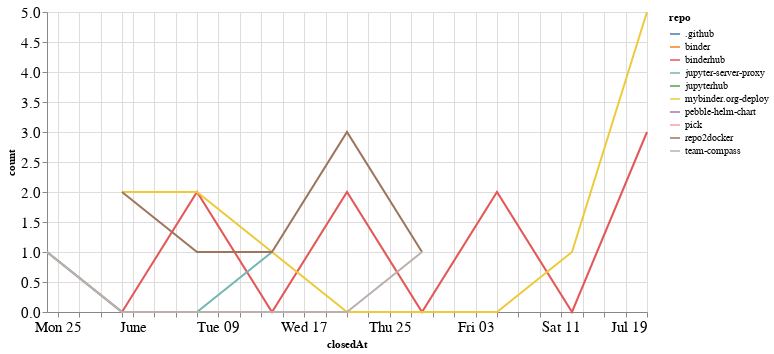

This figure's notebook cell:
### Code cell
closed_by_time = closed_by.groupby('repo').resample('W', on='closedAt').count()['author'].reset_index()
closed_by_time = closed_by_time.rename(columns={'author': 'count'})

alt.Chart(closed_by_time, width=600).mark_line().encode(
    x='closedAt',
    y='count',
    color='repo',
    tooltip="repo"
)

### Figure 1 — Vega-Lite specification as saved in the notebook (floating-point values rounded to 4 significant figures)
{"config": {"axisLeft": {"labelFontSize": 15}, "axisBottom": {"labelFontSize": 15}}, "data": {"name": "data-24071c31f52ebdd14e49de8cdfa20318"}, "mark": "line", "encoding": {"color": {"type": "nominal", "field": "repo"}, "tooltip": {"type": "nominal", "field": "repo"}, "x": {"type": "temporal", "field": "closedAt"}, "y": {"type": "quantitative", "field": "count"}}, "width": 600, "$schema": "https://vega.github.io/schema/vega-lite/v4.8.1.json", "datasets": {"data-24071c31f52ebdd14e49de8cdfa20318": [{"repo": ".github", "closedAt": "2020-05-24T00:00:00", "count": 1}, {"repo": "binder", "closedAt": "2020-06-21T00:00:00", "count": 1}, {"repo": "binderhub", "closedAt": "2020-05-24T00:00:00", "count": 1}, {"repo": "binderhub", "closedAt": "2020-05-31T00:00:00", "count": 0}, {"repo": "binderhub", "closedAt": "2020-06-07T00:00:00", "count": 2}, {"repo": "binderhub", "closedAt": "2020-06-14T00:00:00", "count": 0}, {"repo": "binderhub", "closedAt": "2020-06-21T00:00:00", "count": 2}, {"repo": "binderhub", "closedAt": "2020-06-28T00:00:00", "count": 0}, {"repo": "binderhub", "closedAt": "2020-07-05T00:00:00", "count": 2}, {"repo": "binderhub", "closedAt": "2020-07-12T00:00:00", "count": 0}, {"repo": "binderhub", "closedAt": "2020-07-19T00:00:00", "count": 3}, {"repo": "jupyter-server-proxy", "closedAt": "2020-05-24T00:00:00", "count": 1}, {"repo": "jupyter-server-proxy", "closedAt": "2020-05-31T00:00:00", "count": 0}, {"repo": "jupyter-server-proxy", "closedAt": "2020-06-07T00:00:00", "count": 0}, {"repo": "jupyter-server-proxy", "closedAt": "2020-06-14T00:00:00", "count": 1}, {"repo": "jupyterhub", "closedAt": "2020-06-07T00:00:00", "count": 1}, {"repo": "mybinder.org-deploy", "closedAt": "2020-05-31T00:00:00", "count": 2}, {"repo": "mybinder.org-deploy", "closedAt": "2020-06-07T00:00:00", "count": 2}, {"repo": "mybinder.org-deploy", "closedAt": "2020-06-14T00:00:00", "count": 1}, {"repo": "mybinder.org-deploy", "closedAt": "2020-06-21T00:00:00", "count": 0}, {"repo": "mybinder.org-deploy", "closedAt": "2020-06-28T00:00:00", "count": 0}, {"repo": "mybinder.org-deploy", "closedAt": "2020-07-05T00:00:00", "count": 0}, {"repo": "mybinder.org-deploy", "closedAt": "2020-07-12T00:00:00", "count": 1}, {"repo": "mybinder.org-deploy", "closedAt": "2020-07-19T00:00:00", "count": 5}, {"repo": "pebble-helm-chart", "closedAt": "2020-06-07T00:00:00", "count": 1}, {"repo": "pick", "closedAt": "2020-06-14T00:00:00", "count": 1}, {"repo": "repo2docker", "closedAt": "2020-05-31T00:00:00", "count": 2}, {"repo": "repo2docker", "closedAt": "2020-06-07T00:00:00", "count": 1}, {"repo": "repo2docker", "closedAt": "2020-06-14T00:00:00", "count": 1}, {"repo": "repo2docker", "closedAt": "2020-06-21T00:00:00", "count": 3}, {"repo": "repo2docker", "closedAt": "2020-06-28T00:00:00", "count": 1}, {"repo": "team-compass", "closedAt": "2020-05-24T00:00:00", "count": 1}, {"repo": "team-compass", "closedAt": "2020-05-31T00:00:00", "count": 0}, {"repo": "team-compass", "closedAt": "2020-06-07T00:00:00", "count": 0}, {"repo": "team-compass", "closedAt": "2020-06-14T00:00:00", "count": 0}, {"repo": "team-compass", "closedAt": "2020-06-21T00:00:00", "count": 0}, {"repo": "team-compass", "closedAt": "2020-06-28T00:00:00", "count": 1}]}}
